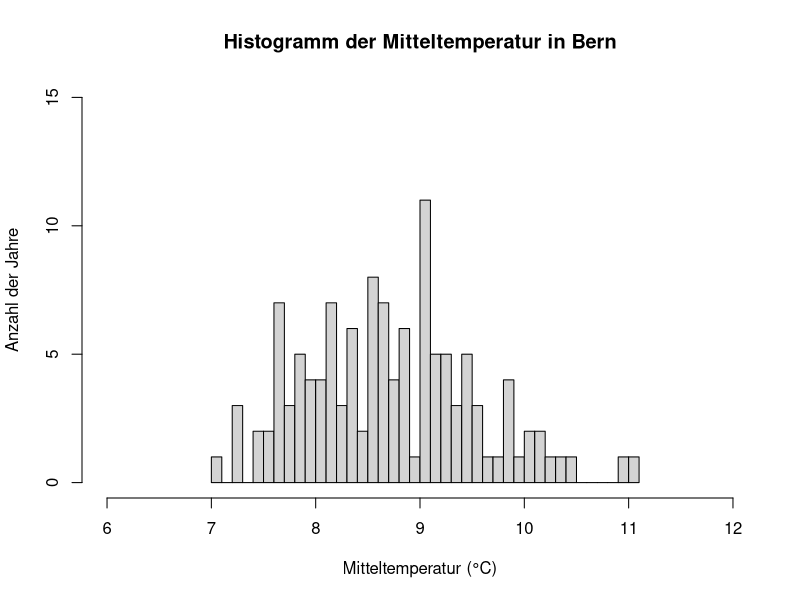
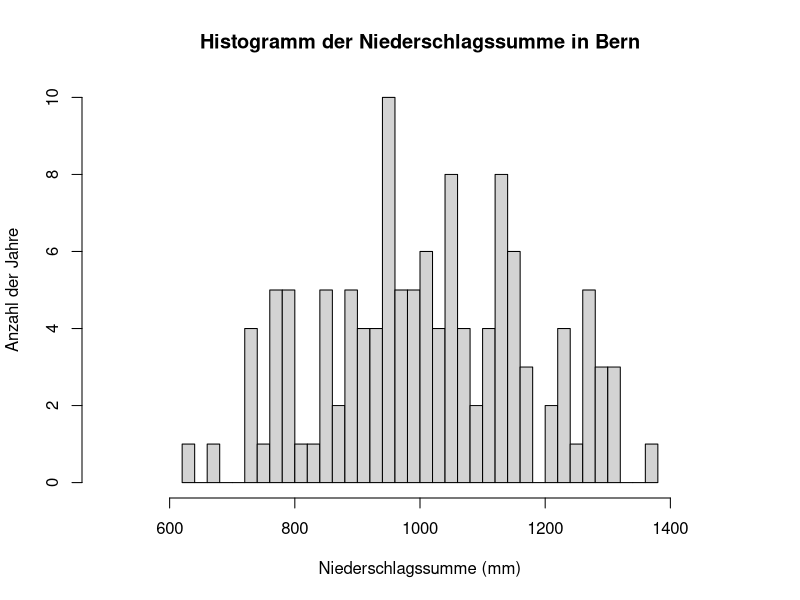
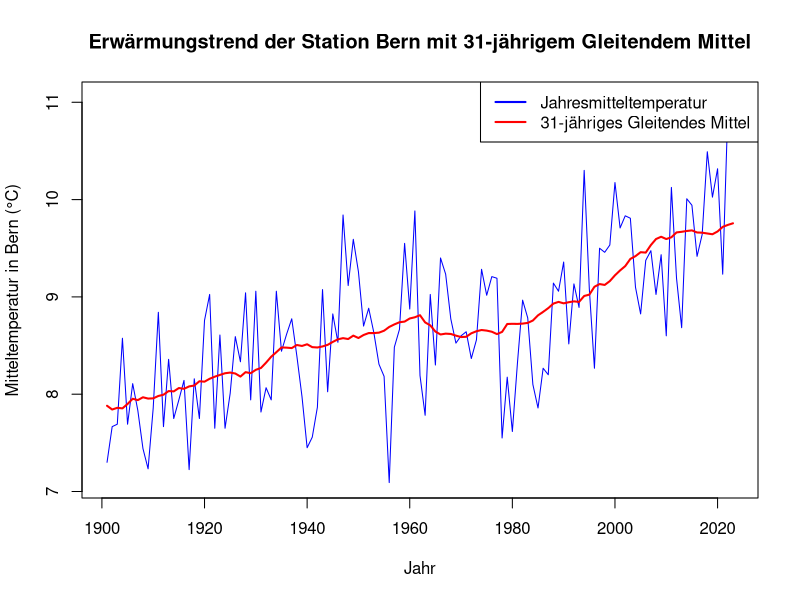
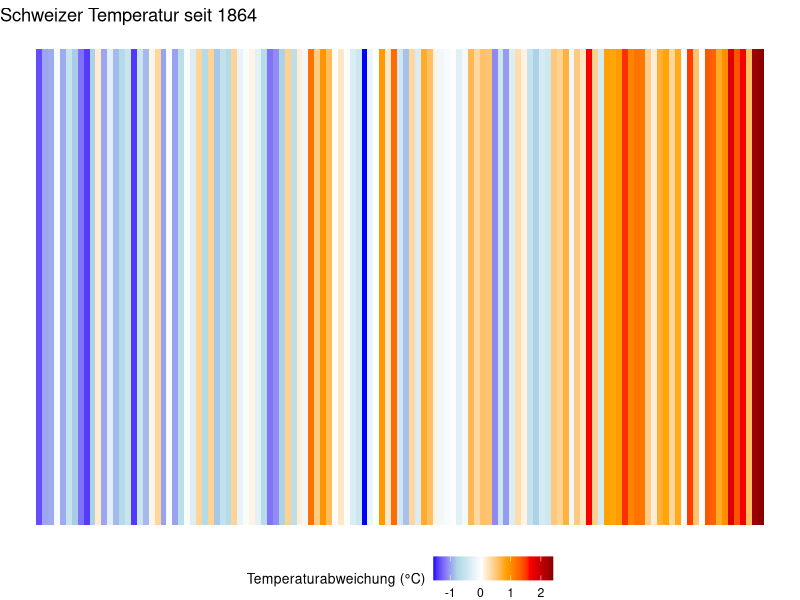
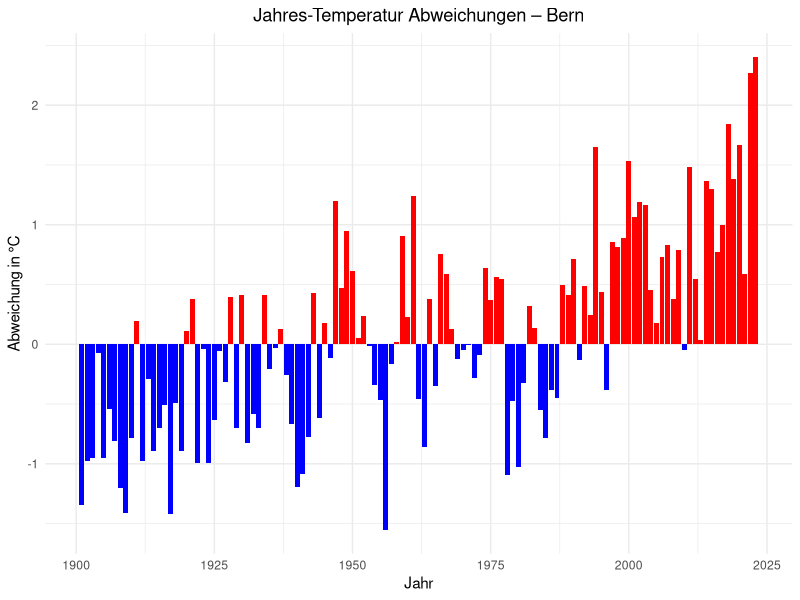

Source code (R) for these figures, in order:
## ---- chunk 1
#| label: read_data
#|
meteodaten <- read.csv('../Data/meteodaten_saison.csv',
    sep = ',',
    header = TRUE)
## ---- chunk 2
#| label: histogram
# Jahresdaten erstellen
# Berechne Jahresmittelwerte und -summen
jahresmitteltemp_bern <- aggregate(meteodaten$Bern_Mitteltemperatur ~ meteodaten$Jahr,
                                   FUN = mean,
                                   na.rm = TRUE)
jahresmitteltemp_grstbernhard <- aggregate(meteodaten$GrStBernhard_Mitteltemperatur ~ meteodaten$Jahr,
                                           FUN = mean,
                                           na.rm = TRUE)
jahresniederschlag_bern <- aggregate(meteodaten$Bern_Niederschlagssumme ~ meteodaten$Jahr,
                                     FUN = sum,
                                     na.rm = TRUE)
jahresniederschlag_grstbernhard <- aggregate(meteodaten$GrStBernhard_Niederschlagssumme ~ meteodaten$Jahr,
                                             FUN = sum,
                                             na.rm = TRUE)

# Kombiniere die Ergebnisse in eine neue Tabelle
jahresdaten <- data.frame(
  Jahr = jahresmitteltemp_bern$`meteodaten$Jahr`,
  Bern_Mitteltemperatur = jahresmitteltemp_bern$`meteodaten$Bern_Mitteltemperatur`,
  GrStBernhard_Mitteltemperatur = jahresmitteltemp_grstbernhard$`meteodaten$GrStBernhard_Mitteltemperatur`,
  Bern_Niederschlagssumme = jahresniederschlag_bern$`meteodaten$Bern_Niederschlagssumme`,
  GrStBernhard_Niederschlagssumme = jahresniederschlag_grstbernhard$`meteodaten$GrStBernhard_Niederschlagssumme`
)


hist(jahresdaten$Bern_Mitteltemperatur,
     main = 'Histogramm der Mitteltemperatur in Bern',
     xlab = 'Mitteltemperatur (°C)',
     ylab = 'Anzahl der Jahre',
     xlim = c(6, 12),
     ylim = c(0, 15),
     breaks = 30)

hist(jahresdaten$Bern_Niederschlagssumme,
     main = 'Histogramm der Niederschlagssumme in Bern',
     xlab = 'Niederschlagssumme (mm)',
     ylab = 'Anzahl der Jahre',
     xlim = c(500, 1500),
     ylim = c(0, 10),
     breaks = 30)
## ---- chunk 3
#| label: descriptive_stats
mean_temp_bern <- mean(jahresdaten$Bern_Mitteltemperatur)
print(mean_temp_bern)
median_temp_bern <- median(jahresdaten$Bern_Mitteltemperatur)
print(median_temp_bern)
range_temp_bern <- diff(range(jahresdaten$Bern_Mitteltemperatur))
range(jahresdaten$Bern_Mitteltemperatur)
print(range_temp_bern)
sd_temp_bern <- sd(jahresdaten$Bern_Mitteltemperatur)
print(sd_temp_bern)

summary(jahresdaten$Bern_Mitteltemperatur)
## ---- chunk 4
#| label: cont_table
# 1. Erstelle Klassen für Niederschlagssummen in Bern in 100-mm-Schritten
# Die Spalte 'Saison' enthält die Jahreszeiten (z.B. 'Fruehling(MAM)', 'Sommer(JJA)')
# Die Spalte 'Bern_Niederschlagssumme' enthält die Niederschlagssummen

# Klassen für Niederschlagssummen in 100-mm-Schritten erstellen
meteodaten$Niederschlag_klassen <- cut(
  meteodaten$Bern_Niederschlagssumme,
  breaks = seq(0, max(meteodaten$Bern_Niederschlagssumme, na.rm = TRUE), by = 100),
  include.lowest = TRUE,
  right = FALSE
)
## ---- chunk 5
# 2. Erstelle eine Kontingenztabelle
kontingenz_tabelle <- table(
  meteodaten$Saison,
  meteodaten$Niederschlag_klassen
)

# 3. Zeige die Kontingenztabelle an
print(kontingenz_tabelle)
## ---- chunk 6
# Bibliothek caTools laden
library(caTools)

# Berechnung des 31-jährigen gleitenden Mittels (Running Mean)
# Die Spalte für die Mitteltemperatur in Bern heisst 'Bern_Mitteltemperatur'
gleitendes_mittel <- runmean(jahresdaten$Bern_Mitteltemperatur, 31, align = "center", endrule = "mean")

# Liniendiagramm erstellen
plot(jahresdaten$Jahr, jahresdaten$Bern_Mitteltemperatur, type = "l", col = "blue",
     xlab = "Jahr", ylab = "Mitteltemperatur in Bern (°C)",
     main = "Erwärmungstrend der Station Bern mit 31-jährigem Gleitendem Mittel")

# Hinzufügen der Gleitenden Mittel-Linie (31-jähriges Running Mean)
lines(jahresdaten$Jahr, gleitendes_mittel, col = "red", lwd = 2)

# Legende hinzufügen
legend("topright", legend = c("Jahresmitteltemperatur", "31-jähriges Gleitendes Mittel"),
       col = c("blue", "red"), lty = 1, lwd = 2)
## ---- chunk 7
#| label: warming_stripes
#| fig-cap: Warming Stripes im vergleich zur Referenzperiode 1961-1990. [Nach R-Bloggers](https://www.r-bloggers.com/2018/12/how-to-create-warming-stripes-in-r/)
# Bibliothek
# Bibliothek
library(ggplot2)

# Berechnung der Abweichung der Mitteltemperatur von der Referenzperiode 1961-1990
jahresdaten$Abweichung <- jahresdaten$Bern_Mitteltemperatur - mean(jahresdaten$Bern_Mitteltemperatur[jahresdaten$Jahr >= 1961 & jahresdaten$Jahr <= 1990])

# Erstelle die "Warming Stripes" mit Legende
ggplot(jahresdaten, aes(x = Jahr, y = 1, fill = Abweichung)) +
  geom_tile() +
  scale_fill_gradientn(
    colours = c("blue", "lightblue", "white", "orange", "red", "darkred"),
    name = "Temperaturabweichung (°C)"
  ) +
  theme_void() +  # Entfernt Achsen, Titel etc.
  theme(legend.position = "bottom", legend.title = element_text(size = 10)) +
  labs(title = "Schweizer Temperatur seit 1864")
## ---- chunk 8
#| label: barplot
#| fig-cap: Barplot der Temperaturanomalien zur Vergleichsperiode 1961–1990.
# Bibliotheken
library(ggplot2)

# Erstelle einen Barplot, der die Abweichungen darstellt
ggplot(jahresdaten, aes(x = Jahr, y = Abweichung, fill = Abweichung > 0)) +
  geom_bar(stat = "identity", show.legend = FALSE) +
  scale_fill_manual(values = c("blue", "red")) +  # Farben: Blau für kälter, Rot für wärmer
  theme_minimal() +
  labs(title = "Jahres-Temperatur Abweichungen – Bern",
       x = "Jahr",
       y = "Abweichung in °C") +
  theme(plot.title = element_text(hjust = 0.5))  # Zentriere den Titel
